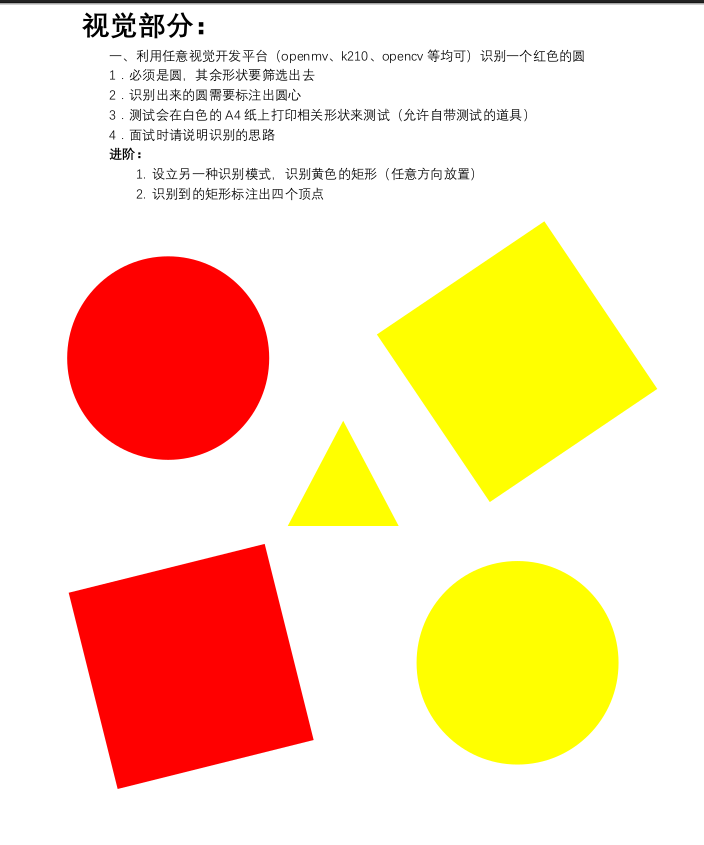
//> input picture Codes/OpenCV/ex2.png, 704 x 845 px, given in place of 3.mp4, which was not available
$ ./main   (built with g++ and OpenCV 4)
//> lines starting //> are read from the running program, lines starting //| are printed output that depends on the picture; after the words box and inside, x2 and y2 are one past the last pixel; in counts of white or black regions, pixels touching at a corner belong together; pictures that were not available may be replaced by others from this repository, and a replacement may not be noted
#include <iostream>
#include <math.h>
#include <numeric>
#include <opencv4/opencv2/opencv.hpp>
#include <vector>

/* 绘制轮廓 */
void dfs(cv::Mat &drawer, const std::vector<std::vector<cv::Point>> &contours,
         const std::vector<cv::Vec4i> &hierachy, const int &id,
         const int &depth)
{
  if (id == -1)
    return; // 如果轮廓 ID 为 -1，表示没有轮廓，直接返回
  static cv::Scalar COLOR_LIST[3] = {
      {220, 20, 20}, {20, 220, 20}, {20, 20, 220}};
  // 使用不同颜色绘制轮廓，以深度(depth)为索引选择颜色
  cv::drawContours(drawer, contours, id, COLOR_LIST[depth % 3], 1);
  for (int i = hierachy[id][2]; i + 1; i = hierachy[i][0])
  {
    dfs(drawer, contours, hierachy, i, depth + 1); // 递归绘制子轮廓
  }
}

/* 帧处理函数
        frame:要处理的帧
        drawMat：要绘制轮廓的图像
*/
cv::Mat FrameProcess(cv::Mat frame, cv::Mat drawMat, std::string Color)
{

  /***************  识别前 图像处理  ***************/
  cv::Mat origin, dst, dst1, dst2, dst3, hsv;

  cv::GaussianBlur(frame, dst, cv::Size(7, 7), 0, 0); // 对图像进行高斯模糊

  cv::threshold(dst, dst1, 100, 255, cv::THRESH_BINARY); // 阈值化处理

  cv::Canny(dst1, dst3, 300, 300, 3); // Canny边缘检测

  /***************  识别前 图像处理结束  ***************/

  /***************  识别图像轮廓  ***************/

  std::vector<std::vector<cv::Point>> contours; // 存储轮廓
  std::vector<cv::Vec4i> hierachy;              // 存储轮廓层级信息
  cv::findContours(dst3, contours, hierachy, cv::RETR_TREE,
                   cv::CHAIN_APPROX_NONE); // 查找轮廓

  for (int i = 0; i < contours.size(); i++)
  {
    int num = 0;
    double cenX = 0, cenY = 0, tempX = 0, tempY = 0;

    if (cv::contourArea(contours[i]) > 3500 &&
        cv::contourArea(contours[i]) < 500000) // 按轮廓面积筛选
    {
      /**** 绘制图形轮廓并计算中心点 ****/
      for (int j = 0; j < contours[i].size(); j++)
      {
        cv::circle(drawMat, contours[i][j], 2, cv::Scalar(0, 255, 0), -1, 8,
                   0); // 绘制轮廓
        tempX += contours[i][j].x;
        tempY += contours[i][j].y;
        num++;
      }
      /****    绘制图形轮廓结束    ****/

      /**** 中心点计算 ****/
      cenX = tempX / num;
      cenY = tempY / num;
      cv::Point center = cv::Point(cenX, cenY);
      if (!Color.compare("YELLOW"))
      {
        // cv::rectangle(drawMat, cv::Point(center.x-5,center.y+50),
        // cv::Point(center.x + 130,center.y+10), cv::Scalar(200,0, 0),-1);
        cv::putText(drawMat, Color, cv::Point(center.x, center.y + 40), 1, 2,
                    cv::Scalar(0, 255, 255), 4, 8, false);
      }
      if (!Color.compare("RED"))
      {
        // cv::rectangle(drawMat, cv::Point(center.x-5,center.y+50),
        // cv::Point(center.x + 65,center.y+10), cv::Scalar(200, 0,0),-1);
        cv::putText(drawMat, Color, cv::Point(center.x, center.y + 40), 1, 2,
                    cv::Scalar(0, 0, 255), 4, 8, false);
      }
      /**** 中心点计算结束 ****/

      /**** 不同形状分类 ****/
      std::vector<cv::Point2f> points;
      cv::approxPolyDP(contours[i], points, 10.0, true); // 多边形逼近

      cv::circle(drawMat, center, 2, cv::Scalar(0, 255, 0), -1, 8,
                 0); // 绘制中心点

      switch (points.size()) // 形状分类
      {
      case 3:
        cv::putText(drawMat, "Triangle", center, 1, 3, cv::Scalar(255, 0, 0), 3,
                    8, false);
        break;
      case 4:
        cv::putText(drawMat, "Rectangle", center, 1, 3, cv::Scalar(255, 0, 0),
                    3, 8, false);
        break;
      default:
        cv::putText(drawMat, "Round", center, 1, 3, cv::Scalar(255, 0, 0), 3, 8,
                    false);
        break;
      }
      /**** 形状分类结束 ****/

      /**** 绘制多边形顶点 ****/
      if (points.size() < 5)
      {
        for (int i = 0; i < points.size() - 1; i++)
        {
          cv::circle(drawMat, points[i], 4, cv::Scalar(255, 0, 0), -1, 8,
                     0); // 绘制角点
        }
      }
      /**** 绘制多边形顶点结束 ****/
    }
  }

  return drawMat;
}

void VideoProcess(cv::VideoCapture video)
{
  cv::namedWindow("a", 0);
  cv::resizeWindow("a", 1000, 500);

  // cv::namedWindow("b", 0);
  // cv::resizeWindow("b",1000,500);

  int count = 0;
  while (1)
  {

    count++;

    cv::Mat frame, dst;
    video >> frame; // 从视频中读取一帧图像
//> frame is the input picture: 845 rows x 704 cols, CV_8UC3; mean B, G, R 186.2, 220, 251.4
    if (frame.empty())
      break; // 如果图像为空，表示已经读取完所有帧，跳出循环

    // cv::threshold(frame, dst, 110, 255, cv::THRESH_BINARY);//二值化以分离颜色
    /****  分离不同颜色  ****/
    cv::Mat hsv, mask_red_1, mask_red_2, mask_yellow, red;
    cv::cvtColor(frame, hsv, cv::COLOR_BGR2HSV);
//> hsv: 845 rows x 704 cols, CV_8UC3; mean H, S, V 4, 65.2, 251.4

    cv::Scalar Yellow_low = cv::Scalar(10, 43, 46);
    cv::Scalar Yellow_high = cv::Scalar(34, 255, 255);
    cv::Scalar Red_low_1 = cv::Scalar(0, 43, 46);
    cv::Scalar Red_high_1 = cv::Scalar(10, 255, 255);
    cv::Scalar Red_low_2 = cv::Scalar(156, 43, 46);
    cv::Scalar Red_high_2 = cv::Scalar(180, 255, 255);

    cv::inRange(hsv, Yellow_low, Yellow_high, mask_yellow); // 黄色分离
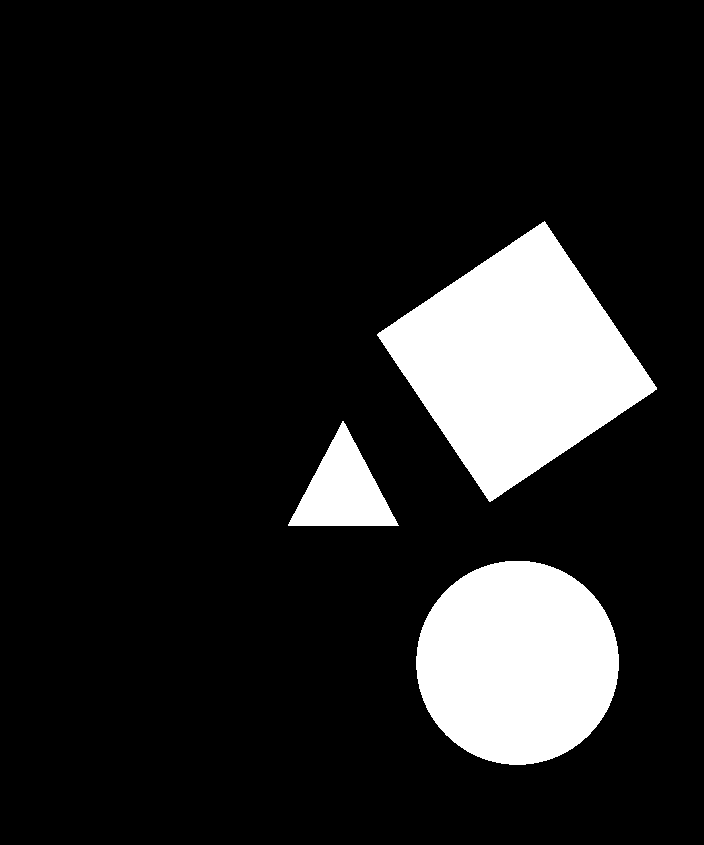
//> mask_yellow: 845 rows x 704 cols, CV_8UC1; 13.4% white; 3 white regions, box (x1, y1, x2, y2) and area: (377, 221, 657, 502) 41093, (416, 561, 619, 765) 32494, (288, 421, 399, 526) 5912
    cv::inRange(hsv, Red_low_1, Red_high_1, mask_red_1);
//> mask_red_1: 845 rows x 704 cols, CV_8UC1; 12.4% white; 2 white regions, box (x1, y1, x2, y2) and area: (69, 544, 314, 789) 41101, (67, 256, 270, 460) 32488
    cv::inRange(hsv, Red_low_2, Red_high_2, mask_red_2); // 红色分离
//> mask_red_2: 845 rows x 704 cols, CV_8UC1; every value is 0

    cv::bitwise_or(mask_red_1, mask_red_2, red);
    /****  分离颜色完成  ****/

    frame = FrameProcess(red, frame, "RED");
//> in FrameProcess, `cv::threshold(dst, dst1, 100, 255, cv::THRESH_BINARY);`: dst1: 845 rows x 704 cols, CV_8UC1; 12.4% white; 2 white regions, box (x1, y1, x2, y2) and area: (69, 544, 314, 789) 41296, (67, 256, 270, 460) 32703
//> in FrameProcess, `cv::Canny(dst1, dst3, 300, 300, 3);`:
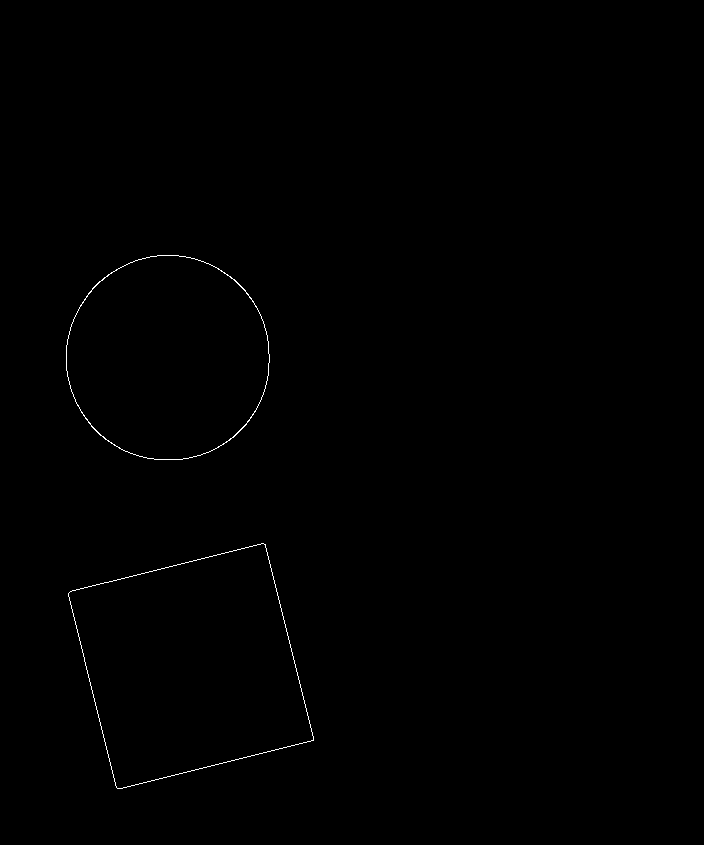
//> dst3: 845 rows x 704 cols, CV_8UC1; 0.24% white in thin lines or dots, all inside (x1, y1, x2, y2) = (66, 255, 314, 789)
//> in FrameProcess, `cv::findContours(dst3, contours, hierachy, cv::RETR_TREE, cv::CHAIN_AP..`: contours = 4 contours; box (x1, y1, x2, y2) and area: (68, 543, 314, 789) 41294, (68, 543, 314, 789) 41293, (66, 255, 270, 460) 32746, (66, 255, 270, 460) 32654
//> the loop in FrameProcess, `for (int i = 0; i < contours.size(); i++)` made 4 passes
//> (tempX, tempY, num, cenX, cenY, center) on passes 1 to 4: (149517, 521989, 784, 190.7, 665.8, Point(190, 665)), (148939, 520705, 782, 190.5, 665.9, Point(190, 665)), (97155, 207322, 580, 167.5, 357.5, Point(167, 357)), (96484, 205891, 576, 167.5, 357.4, Point(167, 357))
//> pass 1, in FrameProcess, `cv::putText(drawMat, "Rectangle", center, 1, 3, cv::Scalar(255, 0, 0),..`:
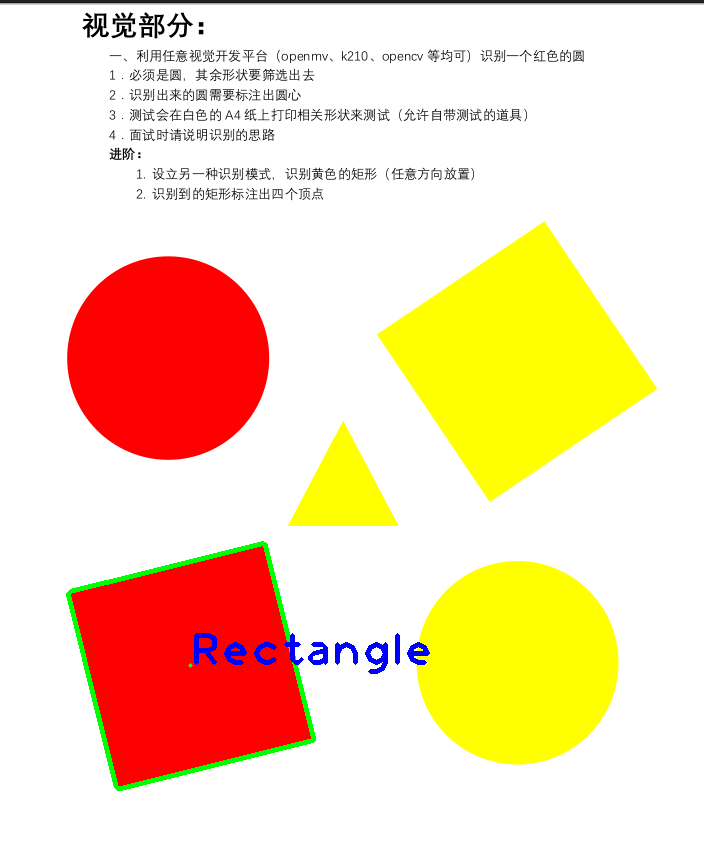
//> drawMat: 845 rows x 704 cols, CV_8UC3; mean B, G, R 185.7, 220, 248.6
//> after the loop in FrameProcess, `for (int i = 0; i < contours.size(); i++)`:
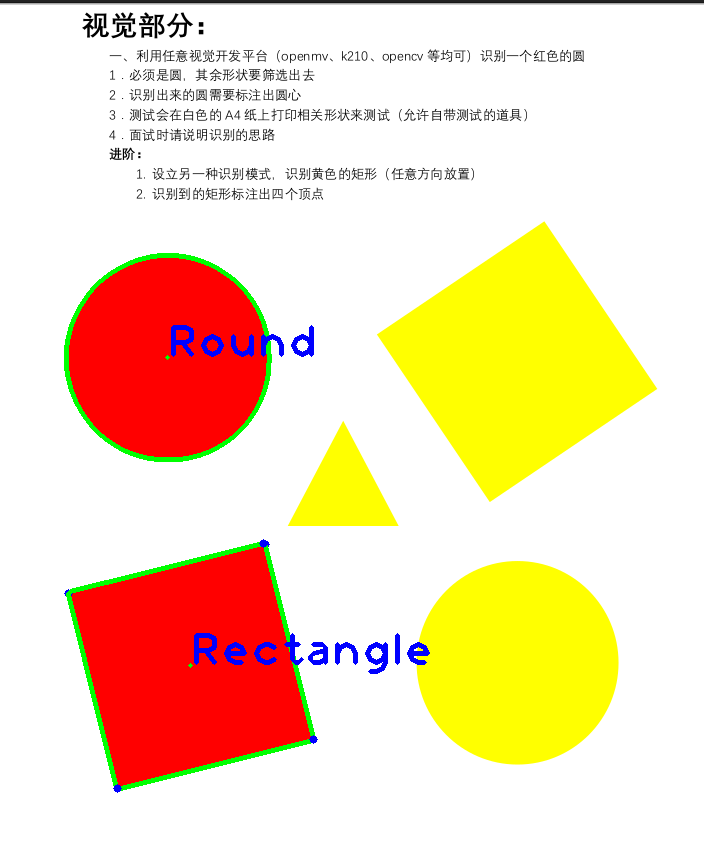
//> drawMat: 845 rows x 704 cols, CV_8UC3; mean B, G, R 185.4, 220.2, 246.7
    frame = FrameProcess(mask_yellow, frame, "YELLOW");
//> call 2 of FrameProcess, with Color = "YELLOW"
//> in FrameProcess (call 2), `cv::threshold(dst, dst1, 100, 255, cv::THRESH_BINARY);`: dst1: 845 rows x 704 cols, CV_8UC1; 13.5% white; 3 white regions, box (x1, y1, x2, y2) and area: (377, 222, 657, 502) 41322, (416, 561, 619, 765) 32705, (288, 422, 398, 526) 6005
//> in FrameProcess (call 2), `cv::Canny(dst1, dst3, 300, 300, 3);`:
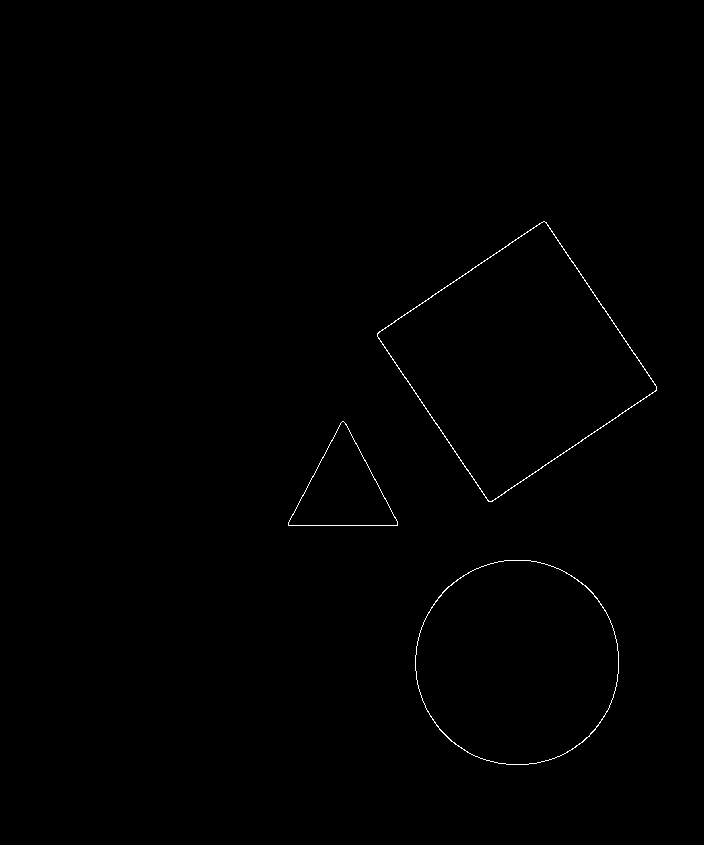
//> dst3: 845 rows x 704 cols, CV_8UC1; 0.32% white in thin lines or dots, all inside (x1, y1, x2, y2) = (288, 221, 657, 765)
//> in FrameProcess (call 2), `cv::findContours(dst3, contours, hierachy, cv::RETR_TREE, cv::CHAIN_AP..`: contours = 6 contours; box (x1, y1, x2, y2) and area: (377, 221, 657, 502) 41434, (377, 221, 657, 502) 41202, (415, 560, 619, 765) 32748, (415, 560, 619, 765) 32656, (288, 421, 398, 526) 5954, (288, 421, 398, 526) 5942
//> the loop in FrameProcess (call 2), `for (int i = 0; i < contours.size(); i++)` made 6 passes
//> (tempX, tempY, num, cenX, cenY, center) on passes 1, 2, 5, 6: (300408, 384730, 581, 517.1, 662.2, Point(517, 662)), (298341, 382081, 577, 517.1, 662.2, Point(517, 662)), (347735, 243067, 673, 516.7, 361.2, Point(516, 361)), (345669, 241621, 669, 516.7, 361.2, Point(516, 361))
//> pass 1, in FrameProcess (call 2), `cv::putText(drawMat, "Round", center, 1, 3, cv::Scalar(255, 0, 0), 3, ..`:
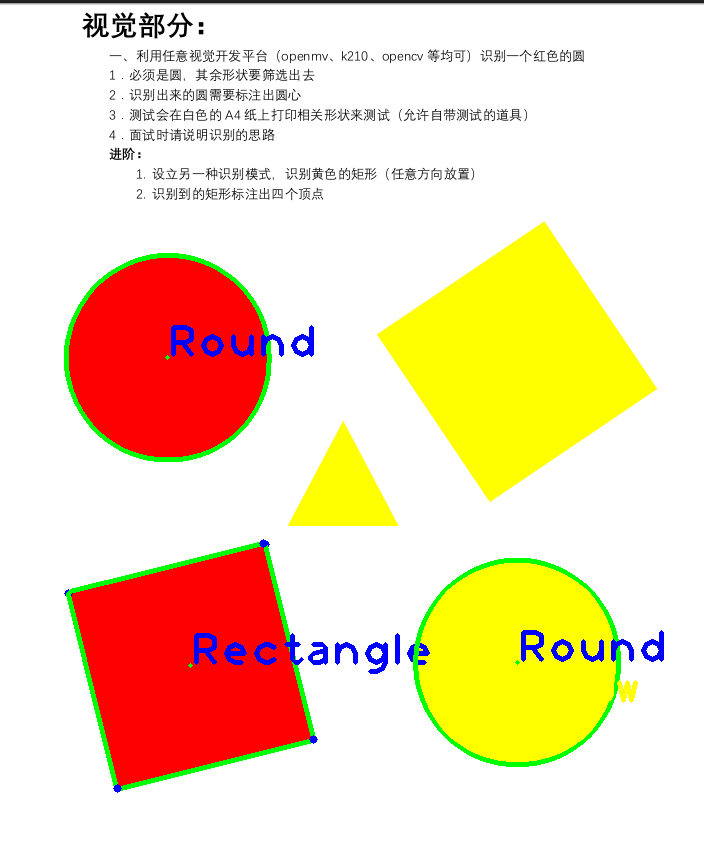
//> drawMat: 845 rows x 704 cols, CV_8UC3; mean B, G, R 184.9, 219.5, 244.8
//> after the loop in FrameProcess (call 2), `for (int i = 0; i < contours.size(); i++)`:
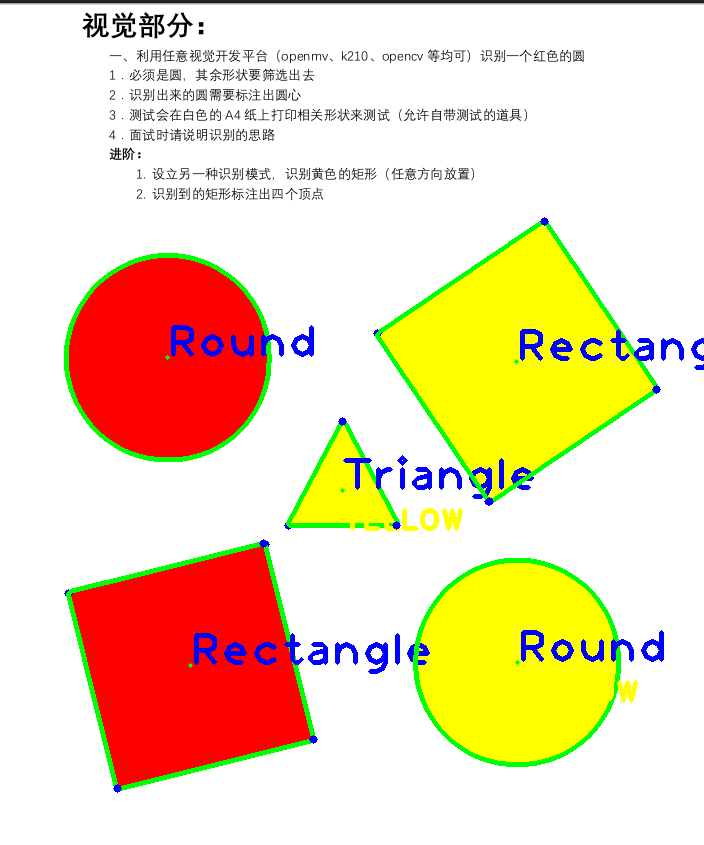
//> drawMat: 845 rows x 704 cols, CV_8UC3; mean B, G, R 184.1, 217.8, 241

    cv::imshow("a", frame);
    // cv::imshow("b", dst);
    cv::waitKey(1);

    std::cout << "Processing frame " << count << std::endl;
  }
}

int main()
{
  cv::VideoCapture video;
  video.open("3.mp4"); // 打开视频文件/摄像头

  VideoProcess(video); // 处理视频帧

  video.release(); // 关闭视频文件/摄像头

  return 0;
}
